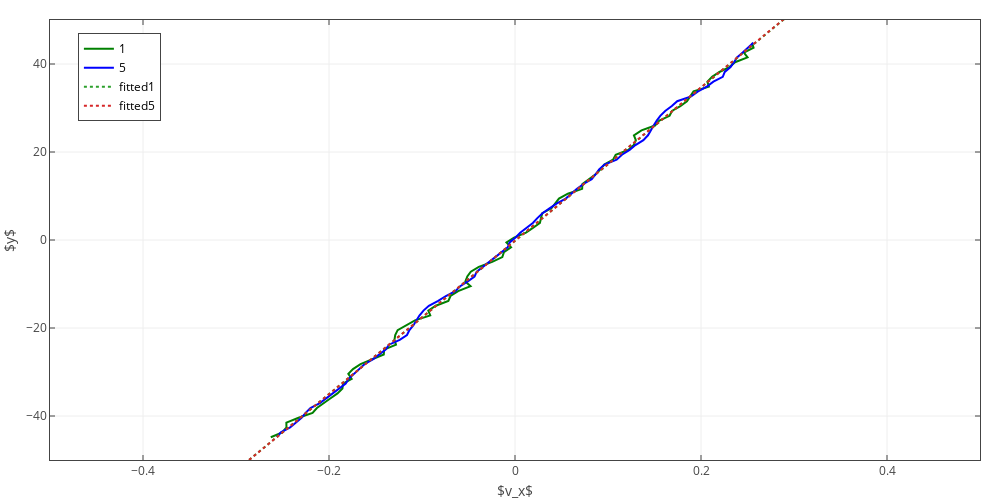

The notebook cell this image was saved under:
### Code cell
fig = go.Figure(data=mydata[2], layout=layout)
# py.iplot(fig, filename='RMSDX')
iplot(fig)
# pio.write_image(fig, 'rmsdx1.png', format='png', scale=5)
# print("Done saving image!")
